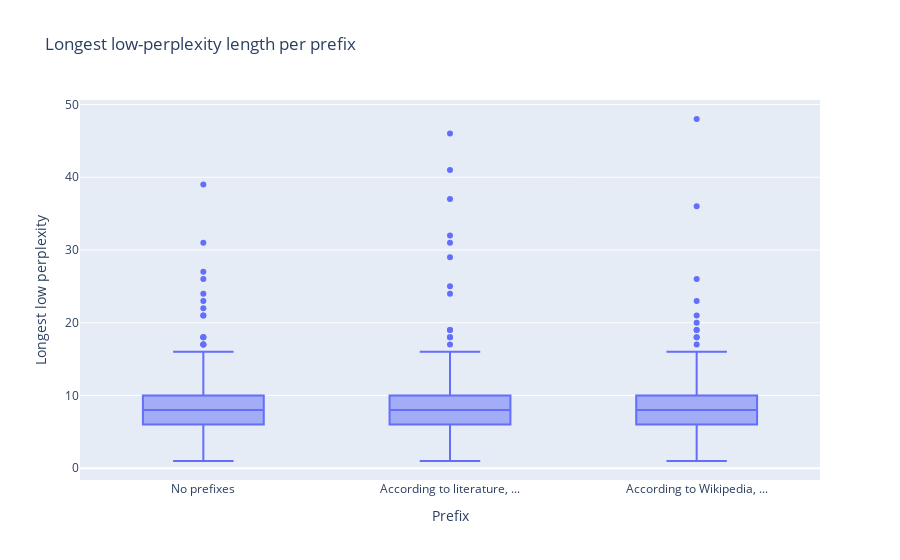

Source (notebook cell):
### Code cell
import plotly.express as px

# Create a boxplot for 'longest_low_perplexity_length' grouped by 'Z'
fig = px.box(df, x='Z', y='longest_low_perplexity_length', 
             title='Distribution of Longest Low Perplexity Length by Prefix Type',
             labels={'longest_low_perplexity_length': 'Longest Low Perplexity Length', 'Z': 'Prefix Type'})

# Update layout
fig.update_layout(
    title='Longest low-perplexity length per prefix',
    xaxis_title='Prefix',
    yaxis_title='Longest low perplexity',
    barmode='group',  # Group bars by X value
    legend_title='Prefix type'
)

fig.update_xaxes(tickvals=grouped['Z'], ticktext=["According to literature, ...", "No prefixes", "According to Wikipedia, ..."])

fig.show()

### Figure 1 — Plotly figure (JSON) as saved in the notebook; plotly's stock layout.template omitted (floating-point values rounded to 4 significant figures; data arrays with more than 128 entries replaced by an {"elided": "..."} marker saying what was removed)
{"data": [{"alignmentgroup": "True", "hovertemplate": "Prefix Type=%{x}<br>Longest Low Perplexity Length=%{y}<extra></extra>", "legendgroup": "", "marker": {"color": "#636efa"}, "name": "", "notched": false, "offsetgroup": "", "orientation": "v", "showlegend": false, "type": "box", "x": {"elided": "630 str values"}, "x0": " ", "xaxis": "x", "y": {"elided": "630 int values"}, "y0": " ", "yaxis": "y"}], "layout": {"barmode": "group", "boxmode": "group", "legend": {"title": {"text": "Prefix type"}, "tracegroupgap": 0}, "title": {"text": "Longest low-perplexity length per prefix"}, "xaxis": {"anchor": "y", "domain": [0, 1], "ticktext": ["According to literature, ...", "No prefixes", "According to Wikipedia, ..."], "tickvals": ["literature", "no_prefix", "wikipedia"], "title": {"text": "Prefix"}}, "yaxis": {"anchor": "x", "domain": [0, 1], "title": {"text": "Longest low perplexity"}}}}
